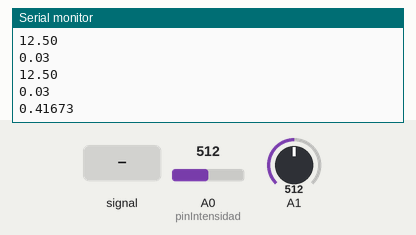
The sketch below on a simulated Arduino MKR. Shown: the last lines printed to the serial monitor. The test bench sets the inputs (shaded band); at power-on: A0 (pinIntensidad) = 512, A1 = 512. WiFi joins after 1.5 s; servers stay silent unless stated; uploads are accepted with an empty reply; not simulated (calls return 0 or success): arduino_secrets.h.

Above: at 4.7 s.
4.8 s: A0 (pinIntensidad) fed a 200 Hz sine of ±81 counts around its level
At 7.17 s:
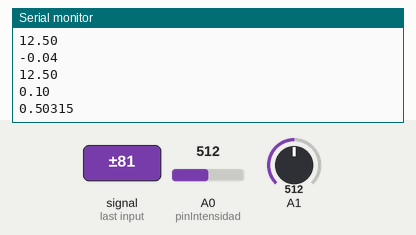
7.3 s: A0 (pinIntensidad) set to 716
At 7.3 s:
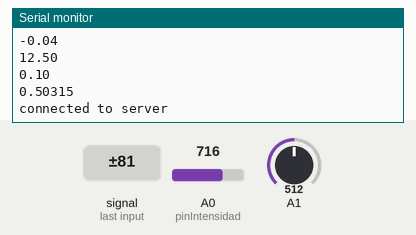
8.8 s: A1 set to 716
At 10.1 s:
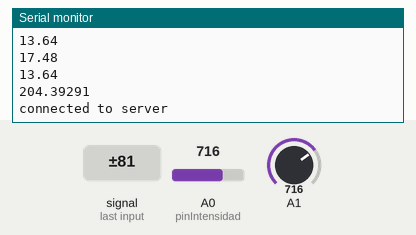
10.3 s: A0 (pinIntensidad) fed a 1000 Hz sine of ±255 counts around its level
11.8 s: A0 (pinIntensidad) set to 900
At 13.16 s:
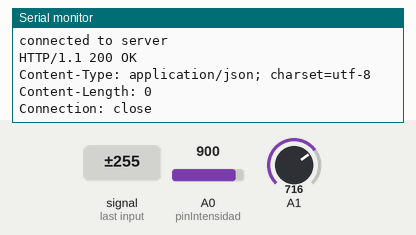
13.3 s: A1 set to 900
At 15.2 s:
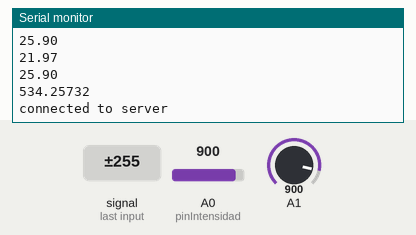
Timing chart, 0 to 15.8 s (numbered marks = the images above; inputs shaded):
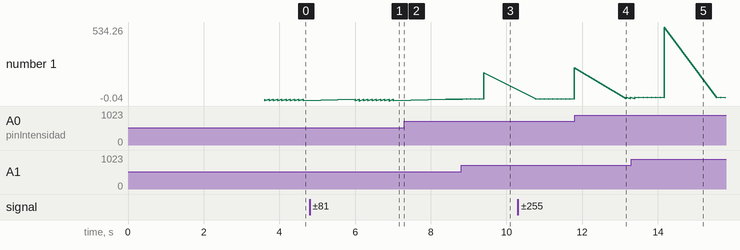

Measured:
- after the input at 4.8 s, the serial monitor: prints a new line after 1.2 s (image 1)
- after the input at 8.8 s, the serial monitor: prints a new line after 0.15 s (image 3)
- after the input at 13.3 s, the serial monitor: prints a new line after 0.20 s (image 5)
- plotted number 1: 0.42 → 0.5 after the input at 4.8 s, 0.5 → 13.64 after the input at 7.3 s, 13.64 → 204.39 after the input at 8.8 s, 204.39 → 238.35 after the input at 10.3 s, 238.35 → 25.9 after the input at 11.8 s

The sketch:

ArduinoCode.ino
```cpp
#include <SPI.h>
#include <WiFiNINA.h>

// WIFI VARS

#include "arduino_secrets.h"

char ssid[] = SECRET_SSID;
char pass[] = SECRET_PASS;
int keyIndex = 0;

int status = WL_IDLE_STATUS;
char server[] = "servidorappconsumo.goranpalacio.repl.co";

WiFiClient client;

// VOLTAGE VARS

const int voltageSensor = A1;

float vOUT = 0.0;
float vIN = 0.0;
float R1 = 30002.0;
float R2 = 7501.0;
int value = 0;

// CURRENT VARS

float Sensibilidad = 0.0733;

int pinIntensidad = A0;

void setup() {
  Serial.begin(9600);
  while (!Serial) {
    ;
  }

  if (WiFi.status() == WL_NO_MODULE) {
    Serial.println("Communication with WiFi module failed!");
    while (true);
  }

  String fv = WiFi.firmwareVersion();
  if (fv < WIFI_FIRMWARE_LATEST_VERSION) {
    Serial.println("Please upgrade the firmware");
  }

  // attempt to connect to WiFi network:
  while (status != WL_CONNECTED) {
    Serial.print("Attempting to connect to SSID: ");
    Serial.println("Connected");
    status = WiFi.begin(ssid, pass);

    delay(2000);
  }
  Serial.println("Connected to WiFi");
  printWifiStatus();

  Serial.println("\nStarting connection to server...");
}

void loop() {
  // WIFI CODE
  while (client.available()) {
    char c = client.read();
    Serial.write(c);
  }

  // SEND DATA TO SERVER
  float potencia = get_potencia(10, A0, A1);

  Serial.println(potencia, 5);

  postData(potencia);

  // WIFI CODE
  if (!client.connected()) {
    Serial.println();
    Serial.println("disconnecting from server.");
    client.stop();

    // do nothing forevermore:
    while (true);
  }

  delay(1000);
}

float get_potencia(int n_muestras, int pinIntensidad, int pinVoltaje) {
  float totalPotencia = 0;

  for (int i = 0; i < n_muestras; i++) {
    value = analogRead(pinVoltaje);
    vOUT = (value * 5.0) / 1024.0;
    vIN = vOUT / (R2/(R1+R2));

    float voltaje = vIN;
    float intensidad = get_corriente(1000, pinIntensidad);

    Serial.println(voltaje);
    Serial.println(intensidad);

    totalPotencia = totalPotencia + voltaje * intensidad;
  }

  return totalPotencia / n_muestras;
}

float get_corriente(int n_muestras, int pin)
{
  float voltajeSensor;
  float corriente = 0;

  for(int i = 0; i < n_muestras; i++)
  {
    voltajeSensor = analogRead(pin) * (5.0 / 1023.0);
    corriente = corriente + ((voltajeSensor - 2.5) / Sensibilidad);
  }
  corriente = corriente / n_muestras;
  return(corriente);
}

void printWifiStatus() {
  // print your board's IP address:
  IPAddress ip = WiFi.localIP();

  // print the received signal strength:
  long rssi = WiFi.RSSI();
  Serial.print("signal strength (RSSI):");
  Serial.print(rssi);
  Serial.println(" dBm");
}

void postData(float data) {
  String reqBody = "type:set/data:" + String(data);

  if (client.connectSSL(server, 443)) {
    Serial.println("connected to server");
    // Make a HTTP request:
    client.println("POST / HTTP/1.1");
    client.println("Host: " + String(server));
    client.println("Content-Type: application/json");
    client.println("Accept: */*");
    client.println("Cache-Control: no-cache");
    client.println("Accept-Encoding: gzip, deflate");
    client.println("Accept-Language: en-us");
    client.println("Content-Length: " + String(reqBody.length()));
    client.println("Connection: close");
    client.println(); //end HTTP request header
    client.println(reqBody);
    client.println();
  }
}
```
